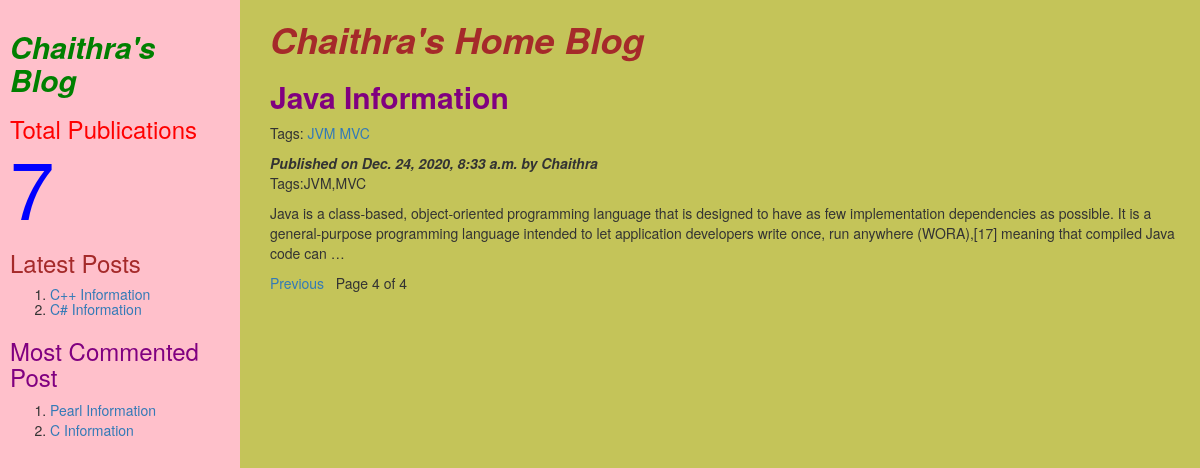
/?page=4, run on the app's committed database.
### myapp/models.py (models this page shows, shortened)
class Post(models.Model):
	tags=TaggableManager()
	STATUS_CHOICES=(('draft','Draft'),('published','Published'))
	title=models.CharField(max_length=256)
	slug=models.SlugField(max_length=264,unique_for_date='publish')
	author=models.ForeignKey(User,related_name='blog_posts',on_delete= models.CASCADE)
	body=models.TextField()
	publish=models.DateTimeField(default=timezone.now)
	created=models.DateTimeField(auto_now_add=True)
	updated=models.DateTimeField(auto_now=True)
	status= models.CharField(max_length=10,choices=STATUS_CHOICES,default='draft')
	objects=CustomManager()
	class Meta:
		ordering=('-publish',)
	def get_absolute_url(self):
		return reverse('post_detail',args=[self.publish.year,self.publish.strftime('%m'),self.publish.strftime('%d'),self.slug])

### myapp/views.py (the view)
# urls.py: url(r'^$',views.post_list_view),
def post_list_view(request,tag_slug=None):
	post_list=Post.objects.all()
	tag=None
	if tag_slug:
		tag=get_object_or_404(Tag,slug=tag_slug)
		post_list=post_list.filter(tags__in=[tag])
	paginator=Paginator(post_list,2)
	page_number=request.GET.get('page')
	try:
		post_list=paginator.page(page_number)
	except PageNotAnInteger:
		post_list=paginator.page(1)
	except EmptyPage:
		post_list=paginator.page(paginator.num_pages)
	d={'post_list':post_list,'tag':tag}
	return render(request,'myapp/post_list.html',d)

### myapp/models.py (called while the page is built)
    def get_queryset(self):
        return super().get_queryset().filter(status='published')

### myapp/templatetags/mytags.py (called while the page is built)
@register.simple_tag
def total_posts():
	return Post.objects.count()

@register.inclusion_tag('myapp/latest_post.html')
def show_latest_posts(count=3):
	latest_posts=Post.objects.order_by('-publish')[:count]
	return {'latest_posts':latest_posts}

@register.simple_tag
def get_most_commented_posts(count=2):
	return Post.objects.annotate(total_comments=Count('comments')).order_by('-total_comments')[:count]

### templates/myapp/post_list.html (shortened to what this page needs)
<html>
    {%extends 'myapp/parent.html'%}
        {%block content_block%}
        <h1 style="color:brown"><b><i>Chaithra's Home Blog</i></b></h1>
        {%for post in post_list%}
        <a href="{{post.get_absolute_url}}"><h2 style="color:purple"><b>{{post.title}}</b></h2></a>
	<p>Tags:
		{%for t in post.tags.all%}
		<a href="{%url "post_list_by_tag_name" t.slug%}">{{t.name}}</a>
		{%endfor%}
	</p>
        <i><b>Published on {{post.publish}} by {{post.author|title}}</b></i>
	<p>Tags:{{post.tags.all|join:','}}</p>
        {{post.body|truncatewords:40|linebreaks}}
        {%endfor%}
        {%include 'myapp/pagination.html' with page=post_list%}
        {%endblock%}

### templates/myapp/parent.html (shortened to what this page needs)
<html>
{%load mytags%}
    <head>
	<link rel="stylesheet" href="https://maxcdn.bootstrapcdn.com/bootstrap/3.3.7/css/bootstrap.min.css">
    </head>
	<body>
	    <div class="content" style="width:80%;float:right;background-color:#c4c459;height:300%;padding:0 0 0 30px">
	       {%block content_block%}
	       {%endblock%}
	    </div>
	    <div class="sidebar" style="width:20%;float:left;background-color:pink;height:300%;padding:10px">
		<h2 style="color:green"><b><i>Chaithra's Blog</i></b></h2>
		<h3 style="color:red">Total Publications
			<span style="color:blue;font-size:80px">
			{%total_posts%}</span>
			<h3 style="color:brown">Latest Posts</h3>
			<h5>{%show_latest_posts 2%}</h5>
			<h3 style="color:purple">Most Commented Post</h3>
			{%get_most_commented_posts as m%}
			<ol>
			   {%for post in m%}
			    <li><a href="{{post.get_absolute_url}}">{{post.title}}</a></li>
			   {%endfor%}
			</ol>
		</h3>
	    </div>
	</body>
</html>

### templates/myapp/latest_post.html
<html>
    <body>
	<ol>
	{%for post in latest_posts%}
	<li><a href="{{post.get_absolute_url}}">{{post.title}}</a></li>
	{%endfor%}
	</ol>
     </body>
</html>

### data on the page
Post: title "Java Information", publish "Dec. 24, 2020, 8:33 a.m.", author "Chaithra", tags.all "JVM,MVC", body "Java is a class-based, object-oriented programming language that is designed to have as few implementation dependencies as possible. It is a general-purpose programming language intended to let application developers write once, run anywhere (WORA),[17] meaning that compiled Java code can …"
Tag: name "JVM"
Tag: name "MVC"
Post: title "C++ Information"
Post: title "C# Information"
Post: title "Pearl Information"
Post: title "C Information"

### other printed values
{{ page.number }} "4"
{{ page.paginator.num_pages }} "4"
